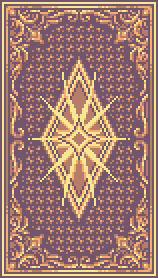
#> input picture python-experiments/wee-tarot-tools/shuffleAnimation/card1.png, 79 x 139 px (shown 2 times larger); the run also reads 3 pictures not shown here
$ python animationtest.py
#> lines starting #> are read from the running program, lines starting #| are printed output that depends on the picture
from PIL import Image
import numpy as np
import imageio
import math

# Load card images
card_files = ["card1.png", "card2.png", "card3.png", "card4.png"]
cards = [Image.open(file) for file in card_files]
#> cards = 4 items

frames = []
deck_center_x, deck_center_y = 150, 225  # Central point for rotation
radius = 40  # Adjusted for more subtle shuffle motion

# Adjust positioning based on card size
card_width, card_height = 79, 134
initial_offsets = [(i * 8, i * 4) for i in range(len(cards))]  # Based on card size
#> initial_offsets = [(0, 0), (8, 4), (16, 8), (24, 12)]

for t in range(20):  # More frames for smoother movement
    new_frame = Image.new("RGBA", (300, 450), (255, 255, 255, 0))

    for i, card in enumerate(cards):
        angle = (i * 30 + t * 10) % 360  # Dynamic rotation per frame
        x = int(deck_center_x + radius * math.cos(math.radians(angle))) - card_width // 2 + initial_offsets[i][0]
        y = int(deck_center_y + radius * math.sin(math.radians(angle))) - card_height // 2 + initial_offsets[i][1]

        # Rotate naturally, ensuring pivot movement
        rotated_card = card.rotate(angle - 90, expand=True)
        new_frame.paste(rotated_card, (x, y), rotated_card.convert("RGBA"))

    frames.append(new_frame)
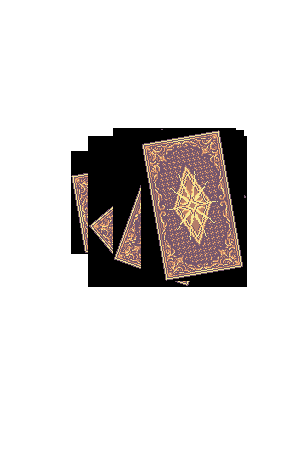
#> new_frame: PIL image 300x450 RGBA; mean R, G, B, A 220.7, 216.8, 215.8, 50.6; transparent parts drawn white
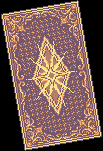
#> rotated_card: PIL image 103x151 RGB; mean R, G, B 113.8, 86.6, 79.7
#> after the loop, frames = 20 items

# Save as an animated GIF
frames[0].save("circular_shuffle.gif", save_all=True, append_images=frames[1:], duration=100, loop=0)
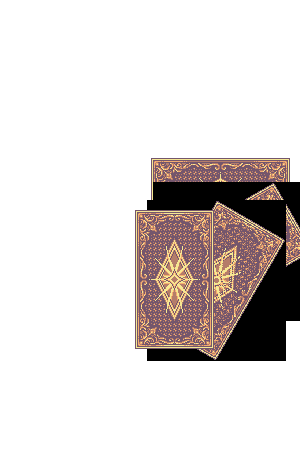
#> saved as circular_shuffle.gif: PIL image 300x450 RGBA; mean R, G, B, A 220.4, 214.3, 212.8, 60; transparent parts drawn white
